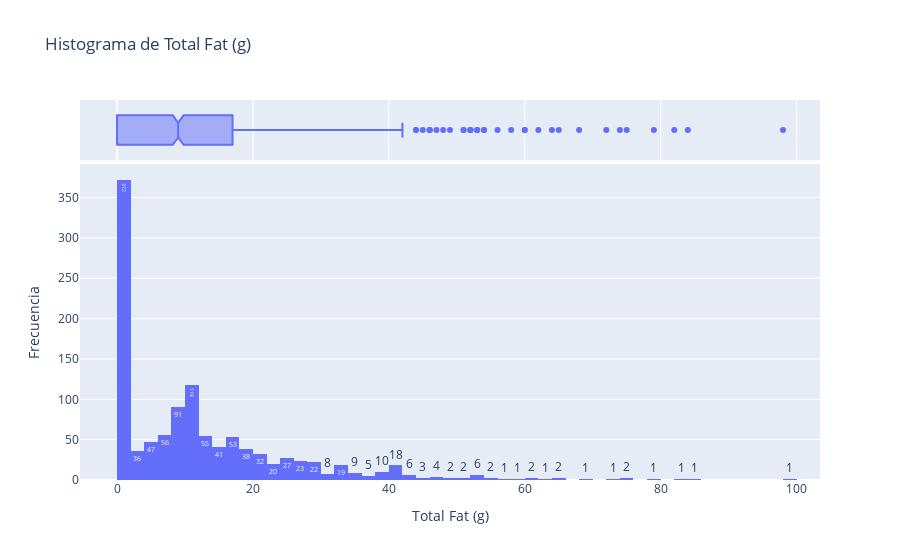

The notebook cell saved with this chart:
### Markdown cell above
#### Indice de calorias moderado, sin embargo se hace evidente que ciertos puntos de datos exhiben un comportamiento atípico, representando alimentos con valores calóricos extremadamente altos. Si bien estos casos podrían percibirse como atípicos dentro del alcance de este análisis, es importante contextualizar su presencia. En el ámbito de la diversidad de alimentos, no es raro que ciertos productos presenten valores calóricos excepcionalmente altos o bajos, lo que los hace distintos pero no necesariamente atípicos en el sentido convencional. Estas observaciones resaltan la naturaleza variada y dinámica de la industria alimentaria.

### Code cell
create_hist("Total Fat (g)")

### Figure 1 — Plotly figure (JSON) as saved in the notebook; plotly's stock layout.template omitted (floating-point values rounded to 4 significant figures; data arrays with more than 128 entries replaced by an {"elided": "..."} marker saying what was removed)
{"data": [{"alignmentgroup": "True", "bingroup": "x", "hovertemplate": "x=%{x}<br>count=%{y}<extra></extra>", "legendgroup": "", "marker": {"color": "#636efa", "pattern": {"shape": ""}}, "name": "", "nbinsx": 50, "offsetgroup": "", "orientation": "v", "showlegend": false, "texttemplate": "%{value}", "type": "histogram", "x": {"elided": "1140 float values"}, "xaxis": "x", "yaxis": "y"}, {"alignmentgroup": "True", "hovertemplate": "x=%{x}<extra></extra>", "legendgroup": "", "marker": {"color": "#636efa"}, "name": "", "notched": true, "offsetgroup": "", "showlegend": false, "type": "box", "x": {"elided": "1140 float values"}, "xaxis": "x2", "yaxis": "y2"}], "layout": {"autosize": true, "barmode": "relative", "legend": {"tracegroupgap": 0}, "showlegend": false, "title": {"text": "Histograma de Total Fat (g)"}, "xaxis": {"anchor": "y", "autorange": true, "domain": [0, 1], "range": [-5.444, 103.4], "title": {"text": "Total Fat (g)"}, "type": "linear"}, "xaxis2": {"anchor": "y2", "autorange": true, "domain": [0, 1], "matches": "x", "range": [-5.444, 103.4], "showgrid": true, "showticklabels": false, "type": "linear"}, "yaxis": {"anchor": "x", "autorange": true, "domain": [0, 0.8316], "range": [0, 391.6], "title": {"text": "Frecuencia"}}, "yaxis2": {"anchor": "x2", "autorange": true, "domain": [0.8416, 1], "matches": "y2", "range": [-0.5, 0.5], "showgrid": false, "showline": false, "showticklabels": false, "ticks": "", "type": "category"}}}
